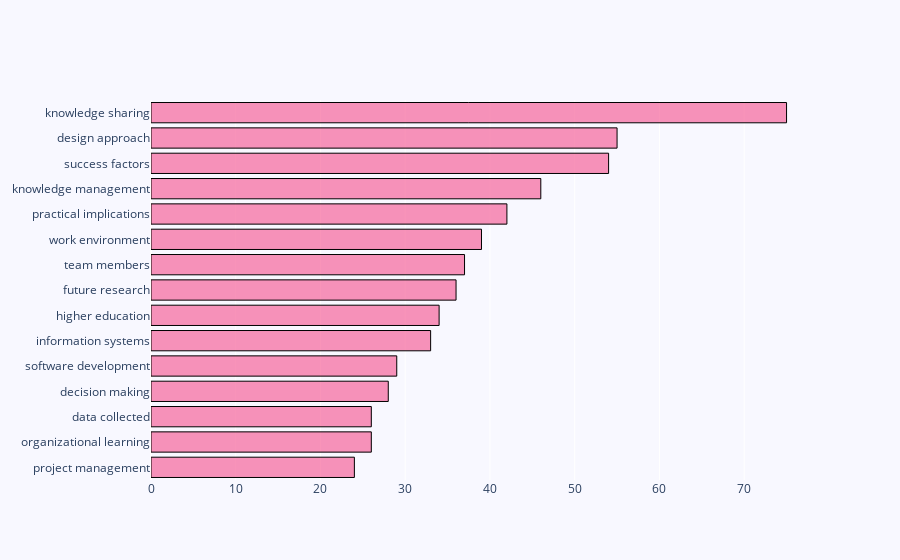

Notebook code cell kept with this figure:
### Code cell
bibfile.get_top_ngrams(view = 'notebook', entry = 'abs', ngrams = 2, stop_words = ['en'], rmv_custom_words = ['reserved', 'case', 'emerald', 'methodology', 'publishing', 'paper', 'taylor', 'springer', 'igi'], wordsn = 15)

### Figure 1 — Plotly figure (JSON) as saved in the notebook; plotly's stock layout.template omitted (floating-point values rounded to 4 significant figures)
{"data": [{"marker": {"color": "rgba(246, 78, 139, 0.6)", "line": {"color": "black", "width": 1}}, "orientation": "h", "type": "bar", "x": [75, 55, 54, 46, 42, 39, 37, 36, 34, 33, 29, 28, 26, 26, 24], "y": ["knowledge sharing", "design approach", "success factors", "knowledge management", "practical implications", "work environment", "team members", "future research", "higher education", "information systems", "software development", "decision making", "data collected", "organizational learning", "project management"]}], "layout": {"paper_bgcolor": "rgb(248, 248, 255)", "plot_bgcolor": "rgb(248, 248, 255)", "yaxis": {"autorange": "reversed"}}}
